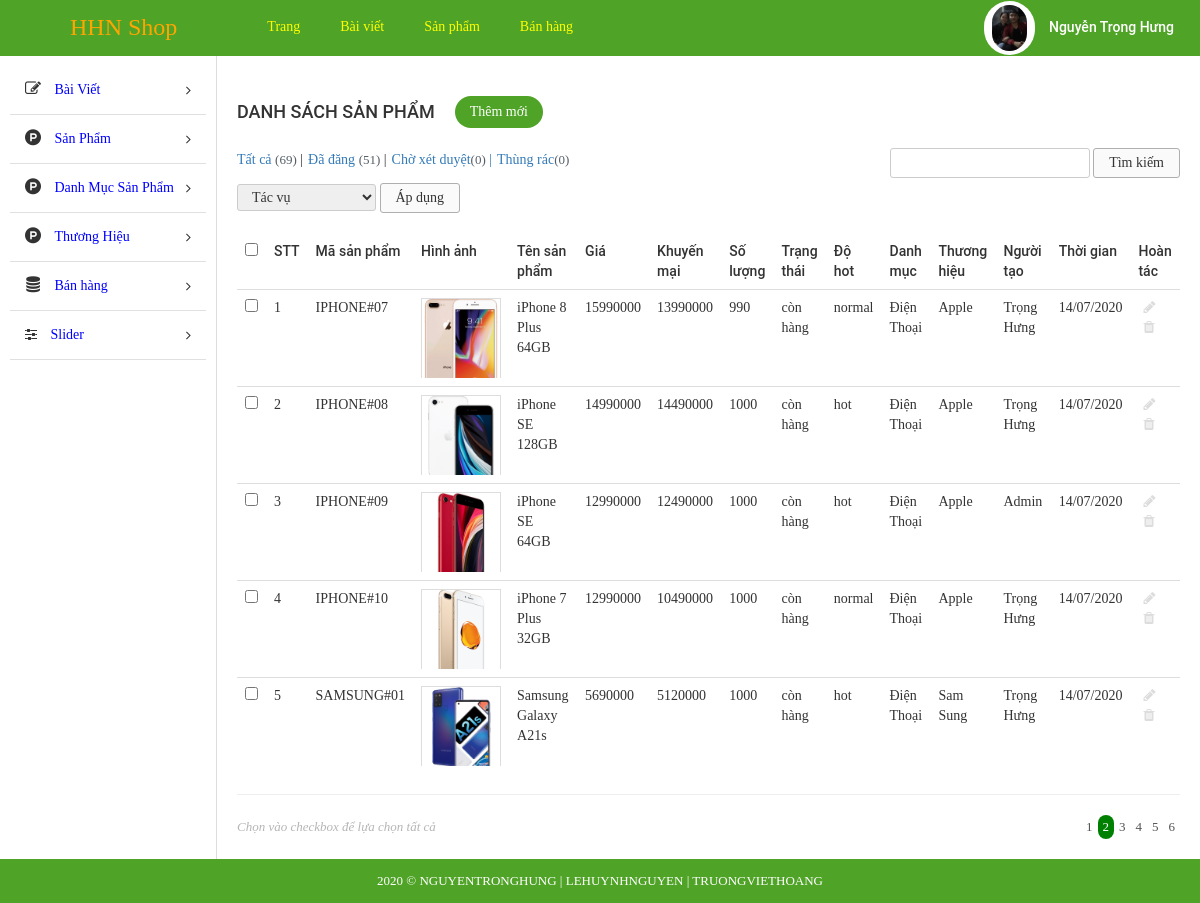
/admin/index.php?modules=products&controllers=index&action=list&page=2 (signed in), run on the app's committed database.
### tables this page shows
CREATE TABLE `tbl_product` (
  `id` int(11) NOT NULL,
  `id_category` int(11) NOT NULL,
  `id_brand` int(11) NOT NULL,
  `name` varchar(255) NOT NULL,
  `code` varchar(255) NOT NULL,
  `price` float NOT NULL,
  `promotional_price` float NOT NULL,
  `quantity` int(11) NOT NULL,
  `status` enum('còn hàng','hết hàng','hàng sắp về') NOT NULL,
  `description` text NOT NULL,
  `screen` varchar(255) NOT NULL,
  `ram` varchar(255) NOT NULL,
  `cpu` varchar(255) NOT NULL,
  `memory` varchar(255) NOT NULL,
  `operating_system` varchar(255) NOT NULL,
  `front_camera` varchar(255) NOT NULL,
  `rear_camera` varchar(255) NOT NULL,
  `user` varchar(255) NOT NULL,
  `create_date` varchar(255) NOT NULL,
  `image` varchar(255) NOT NULL,
  `level` enum('hot','normal','discount') NOT NULL
);

### admin/libraries/database.php (called while the page is built, shortened)
<?php
function db_query($query_string) {
    global $conn;
    $result = mysqli_query($conn, $query_string);
    return $result;
}
function db_fetch_array($query_string) {
    $result = array();
    $mysqli_result = db_query($query_string);
    while ($row = mysqli_fetch_assoc($mysqli_result)) {
        $result[] = $row;
    }
    return $result;
}

### admin/modules/products/models/indexModel.php (called while the page is built, shortened)
<?php
function getAllProduct(){
	return db_fetch_array("SELECT * FROM `tbl_product`");
}
function get_category_by_id($id){
	$data = db_fetch_array("SELECT * FROM `tbl_category` WHERE `id` = '$id'");
	return $data[0]['name'];
}
function get_brand_by_id($id){
	$data = db_fetch_array("SELECT * FROM `tbl_brand` WHERE `id` = '$id'");
	return $data[0]['name'];
}

### admin/modules/products/controllers/indexController.php (called while the page is built, shortened)
<?php
function listAction() {
	$data_tmp = getAllProduct();
	for ($i=0; $i <count($data_tmp) ; $i++) {
		$data_tmp[$i]['category'] = get_category_by_id($data_tmp[$i]['id_category']);
		$data_tmp[$i]['brand']  = get_brand_by_id($data_tmp[$i]['id_brand']) ;
	};
	if(!empty($_GET['page'])){
		$page = $_GET['page'];
	}else{
		$page =1;
	}
	$numProduct = count($data_tmp);
	$productOnPage = 5;
	$num = ceil($numProduct/$productOnPage);
	$start = ($page - 1) * $productOnPage;
	$res =[];
	for ($i=$start; $i < $start+$productOnPage; $i++) {
		if(isset($data_tmp[$i]))
        $res[] = $data_tmp[$i];
	};
	$data = [$res, $num, $page];
	load_view('list',$data);
}

### admin/core/router.php (called while the page is built, shortened)
<?php
$action_name = get_action().'Action';
call_function(array('construct', $action_name));

### admin/core/appload.php (called while the page is built, shortened)
<?php
require CONFIGPATH . DIRECTORY_SEPARATOR . 'database.php';
require LIBPATH . DIRECTORY_SEPARATOR . 'database.php';
require COREPATH . DIRECTORY_SEPARATOR . 'base.php';
require COREPATH . DIRECTORY_SEPARATOR . 'router.php';

### admin/index.php (called while the page is built, shortened)
<?php
require COREPATH.DIRECTORY_SEPARATOR.'appload.php';

### admin/modules/products/views/listView.php (the view, shortened to what this page needs)
<div id="main-content-wp" class="list-product-page">
    <div class="wrap clearfix">
        <div id="content" class="fl-right">
            <div class="section" id="title-page">
                <div class="clearfix">
                    <h3 id="index" class="fl-left">Danh sách sản phẩm</h3>
                    <a href="?modules=products&controllers=index&action=add" title="" id="add-new" class="fl-left">Thêm mới</a>
                </div>
            </div>
            <div class="section" id="detail-page">
                <div class="section-detail">
                    <div class="filter-wp clearfix">
                        <ul class="post-status fl-left">
                            <li class="all"><a href="">Tất cả <span class="count">(69)</span></a> |</li>
                            <li class="publish"><a href="">Đã đăng <span class="count">(51)</span></a> |</li>
                            <li class="pending"><a href="">Chờ xét duyệt<span class="count">(0)</span> |</a></li>
                            <li class="pending"><a href="">Thùng rác<span class="count">(0)</span></a></li>
                        </ul>
                        <form method="GET" class="form-s fl-right">
                            <input type="text" name="s" id="s">
                            <input type="submit" name="sm_s" value="Tìm kiếm">
                        </form>
                    </div>
                    <div class="actions">
                        <form method="GET" action="" class="form-actions">
                            <select name="actions">
                                <option value="0">Tác vụ</option>
                            </select>
                            <input type="submit" name="sm_action" value="Áp dụng">
                        </form>
                    </div>
                    <div class="table-responsive">
                        <table class="table list-table-wp">
                            <thead>
                                <tr>
                                    <td><input type="checkbox" name="checkAll" id="checkAll"></td>
                                    <td><span class="thead-text">STT</span></td>
                                    <td><span class="thead-text">Mã sản phẩm</span></td>
                                    <td><span class="thead-text">Hình ảnh</span></td>
                                    <td><span class="thead-text">Tên sản phẩm</span></td>
                                    <td><span class="thead-text">Giá</span></td>
                                    <td><span class="thead-text">Khuyến mại</span></td>
                                    <td><span class="thead-text">Số lượng</span></td>
                                    <td><span class="thead-text">Trạng thái</span></td>
                                    <td><span class="thead-text">Độ hot</span></td>
                                    <td><span class="thead-text">Danh mục</span></td>
                                    <td><span class="thead-text">Thương hiệu</span></td>
                                    <td><span class="thead-text">Người tạo</span></td>
                                    <td><span class="thead-text">Thời gian</span></td>
                                    <td><span class="thead-text">Hoàn tác</span></td>
                                </tr>
                            </thead>
                            <tbody>
                                <?php  $i=0; if(!empty($data['0'])) foreach ($data['0'] as $value) { $i++;?>
                                <tr>
                                    <td><input type="checkbox" name="checkItem" class="checkItem"></td>
                                    <td><span class="tbody-text"><?php echo $i; ?></span></td>
                                    <td><span class="tbody-text"><?php echo $value['code']; ?></span></td>
                                    <td>
                                        <div class="tbody-thumb">
                                            <img src="<?php echo $value['image']; ?>" alt="">
                                        </div>
                                    </td>
                                    <td><span class="tbody-text"><?php echo $value['name']; ?></span></td>
                                    <td><span class="tbody-text"><?php echo $value['price']; ?></span></td>
                                    <td><span class="tbody-text"><?php echo $value['promotional_price']; ?></span></td>
                                    <td><span class="tbody-text"><?php echo $value['quantity']; ?></span></td>
                                    <td><span class="tbody-text"><?php echo $value['status']; ?></span></td>
                                    <td><span class="tbody-text"><?php echo $value['level']; ?></span></td>
                                    <td><span class="tbody-text"><?php echo $value['category']; ?></span></td>
                                    <td><span class="tbody-text"><?php echo $value['brand']; ?></span></td>
                                    <td><span class="tbody-text"><?php echo $value['user']; ?></span></td>
                                    <td><span class="tbody-text"><?php echo $value['create_date']; ?></span></td>
                                    <td>
                                        <ul class="list-operation ">
                                            <li><a href="?modules=products&controllers=index&action=show&id=<?php echo $value['id'] ;?>" title="Sửa" class="edit"><i class="fa fa-pencil" aria-hidden="true"></i></a></li>
                                            <li><a href="?modules=products&controllers=index&action=delete&id=<?php echo $value['id'] ;?>" title="Xóa" class="delete"><i class="fa fa-trash" aria-hidden="true"></i></a></li>
                                        </ul>
                                    </td>
                                </tr>
                                <?php }; ?>
                            </tbody>
                        </table>
                        <hr>
                    </div>
                </div>
            </div>
            <div class="section" id="paging-wp">
                <div class="section-detail clearfix">
                    <p id="desc" class="fl-left">Chọn vào checkbox để lựa chọn tất cả</p>
                    <ul id="list-paging" class="fl-right">
                        <?php for ($i=1; $i <= $data['1'] ; $i++) { ?>
                        <li>
                            <a <?php if($i == $data['2']) echo 'style="background-color: green; color:white; border-radius:300px;"';  ?>  href="?modules=products&controllers=index&action=list&page=<?php echo $i; ?>" title=""><?php echo $i; ?></a>
                        </li>
                        <?php }; ?>
                    </ul>
                </div>
            </div>
        </div>
    </div>
</div>

### admin/core/base.php (shortened to what this page needs)
<?php
function get_module() {
    global $config;
    $module = isset($_GET['modules']) ? $_GET['modules'] : $config['default_module'];
    return $module;
}
function call_function($list_function = array()) {
    if (is_array($list_function)) {
        foreach ($list_function as $f) {
            if (function_exists($f())) {
                $f();
            }
        }
    }
}
function load_view($name, $data_send = array()) {
    $data = $data_send;
    $path = MODULESPATH . DIRECTORY_SEPARATOR . get_module() . DIRECTORY_SEPARATOR . 'views' . DIRECTORY_SEPARATOR . $name . 'View.php';
    if (file_exists($path)) {
        require $path;
    } else {
        echo "Không tìm thấy {$path}";
    }
}
function get_header($name = '') {
    global $data;
    if (empty($name)) {
        $name = 'header';
    } else {
        $name = "header-{$name}";
    }
    $path = LAYOUTPATH . DIRECTORY_SEPARATOR . $name . '.php';
    if (file_exists($path)) {
        if (is_array($data)) {
            foreach ($data as $key => $a) {
                $$key = $a;
            }
        }
        require $path;
    } else {
        echo "Không tìm thấy {$path}";
    }
}
function get_footer($name = '') {
    global $data;
    if (empty($name)) {
        $name = 'footer';
    } else {
        $name = "footer-{$name}";
    }
    $path = LAYOUTPATH . DIRECTORY_SEPARATOR . $name . '.php';
    if (file_exists($path)) {
        if (is_array($data)) {
            foreach ($data as $key => $a) {
                $$key = $a;
            }
        }
        require $path;
    } else {
        echo "Không tìm thấy {$path}";
    }
}
function get_sidebar($name = '') {
    global $data;
    if (empty($name)) {
        $name = 'sidebar';
    } else {
        $name = "sidebar-{$name}";
    }
    $path = LAYOUTPATH . DIRECTORY_SEPARATOR . $name . '.php';
    if (file_exists($path)) {
        if (is_array($data)) {
            foreach ($data as $key => $a) {
                $$key = $a;
            }
        }
        require $path;
    } else {
        echo "Không tìm thấy {$path}";
    }
}
?>

### admin/public/css/import/global.css (style rules this page uses)
body { font-family: "Roboto Regular"; font-size: 14px; line-height: 24px; color: #333; }
.fl-left { float: left; }
.fl-right { float: right; }
img { max-width: 100%; height: auto; display: block; }
ul li { list-style: none!important; }
a { text-decoration: none!important; }

### admin/public/css/import/list_post.css (style rules this page uses)
#content { width: 82%; border-left: 1px solid #ddd; padding: 20px; }
#add-new { display: inline-block; color: #fff; background: #4fa327; padding: 4px 15px; margin: 20px; border-radius: 20px; }
#index { font-family: 'Roboto Medium'; font-weight: normal; text-transform: uppercase; font-size: 18px; padding: 24px 0px; }
.list-table-wp thead tr td { font-family: 'Roboto Medium'; font-weight: normal; }
.list-operation li { float: left; }
.list-operation li a { display: block; padding: 0px 5px; color: #ddd; }
.list-operation { width: 25%; }
#paging-wp #desc { font-size: 13px; color: #b5b5b5; font-style: italic; }
#list-paging li { float: left; }
#list-paging li a { display: inline-block; color: #555; font-size: 13px; padding: 0px 5px; }
.filter-wp { margin-bottom: 5px; }
.actions { margin-bottom: 20px; }
.post-status li { float: left; font-size: 14px; margin-right: 5px; }
.post-status li .count { color: #555d66; font-size: 13px; display: inline-block; }
.form-s input[type="text"], .form-actions select { border-radius: 3px; border: 1px solid #ccc; padding: 2px 10px; }
.form-s input[type="submit"], .form-actions input[type="submit"] { border-radius: 3px; border: 1px solid #afafaf; padding: 2px 15px; background: #fafafa; }
.form-actions select { padding: 4px 10px; }

### admin/public/css/import/list_product.css (style rules this page uses)
.tbody-thumb { width: 80px; height: 80px; overflow: hidden; }
.tbody-thumb img { border: 1px solid #ddd; }

### admin/public/css/import/menu.css (style rules this page uses)
.actions select { border-radius: 3px; border: 1px solid #ccc; padding: 4px 10px; }

### admin/public/css/import/detail_order.css (style rules this page uses)
.table { margin-bottom: 0!important; }

### data on the page
tbl_product: code "IPHONE#07", image (picture), name "iPhone 8 Plus 64GB", price "15990000", promotional_price "13990000", quantity "990", status "còn hàng", level "normal", category "Điện Thoại", brand "Apple", user "Trọng Hưng", create_date "14/07/2020"
tbl_product: code "IPHONE#08", image (picture), name "iPhone SE 128GB", price "14990000", promotional_price "14490000", quantity "1000", status "còn hàng", level "hot", category "Điện Thoại", brand "Apple", user "Trọng Hưng", create_date "14/07/2020"
tbl_product: code "IPHONE#09", image (picture), name "iPhone SE 64GB", price "12990000", promotional_price "12490000", quantity "1000", status "còn hàng", level "hot", category "Điện Thoại", brand "Apple", user "Admin", create_date "14/07/2020"
tbl_product: code "IPHONE#10", image (picture), name "iPhone 7 Plus 32GB", price "12990000", promotional_price "10490000", quantity "1000", status "còn hàng", level "normal", category "Điện Thoại", brand "Apple", user "Trọng Hưng", create_date "14/07/2020"
tbl_product: code "SAMSUNG#01", image (picture), name "Samsung Galaxy A21s", price "5690000", promotional_price "5120000", quantity "1000", status "còn hàng", level "hot", category "Điện Thoại", brand "Sam Sung", user "Trọng Hưng", create_date "14/07/2020"
